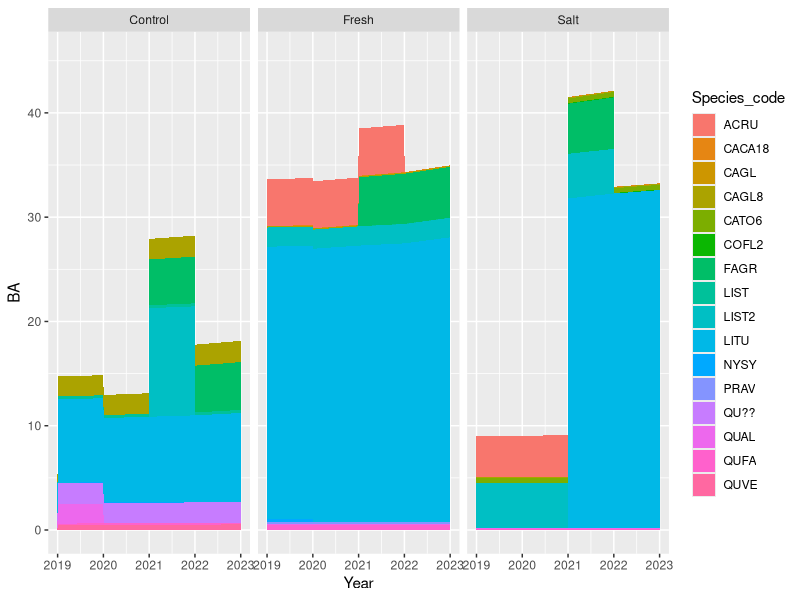
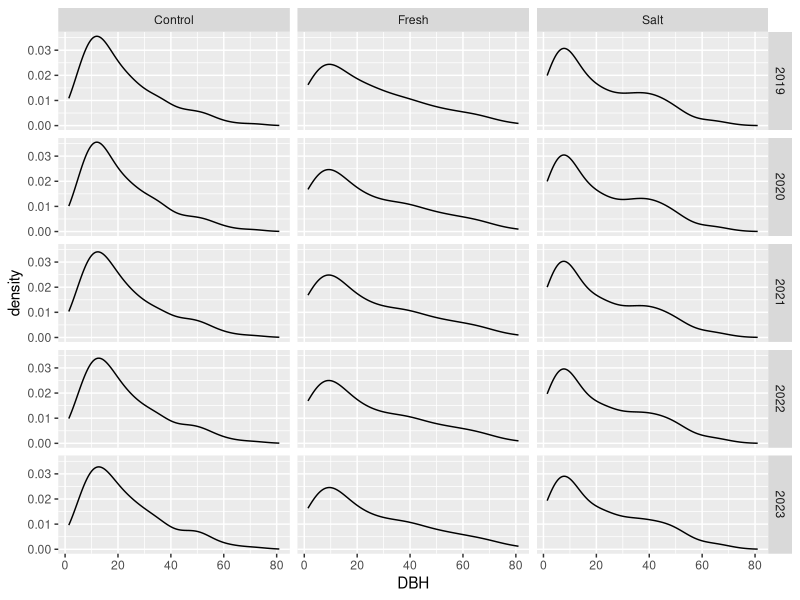

Reproduce these figures in R, in order.
## ---- chunk 1
library(tidyverse)
library(ggplot2)

#knit_print.tibble <- lemon_print

knitr::opts_chunk$set(echo = TRUE, warning = FALSE, message = FALSE, rows.print=20)
## ---- chunk 2
inventory <- read_csv("../Data/tree_inventory/inventory.csv")

#add column to indicate if a specific tree had significant growth fron 2019 to 2020
inventory <- inventory %>%
  mutate(Sig_growth_2020 = abs(DBH_2020-DBH_2019) > 0.5)
inventory

summary(inventory)
## ---- chunk 3
#used method for pivoting longer multiple columns from https://stackoverflow.com/questions/61367186/pivot-longer-into-multiple-columns

#Take all variables that end in a year and turn it into a categorical variable Type
long_inventory <- inventory %>% 
  filter(In_Plot == TRUE) %>%
  pivot_longer(grep(colnames(inventory), pattern=".*_\\d{4}"), names_pattern = "(.*)_(\\d{4})", names_to = c("Type","Year"), values_to = "val",  values_transform = list(val = as.character), names_transform = list(Year = as.integer))

#Unpack Type into seperate variables
long_inventory <- long_inventory %>% 
  pivot_wider(names_from = Type, values_from=val) %>%
  relocate(c(Tag, Year, Date, Status, Sig_growth, DBH))%>%
  mutate(DBH = as.numeric(DBH), Date = as.Date(Date, format = "%m/%d/%y"), 
         Sig_growth = as.logical(Sig_growth),
         BA = pi*(DBH/200)^2/0.2)

long_inventory
summary(long_inventory)
## ---- chunk 4
#create summary table that displays the number of trees of each species in each plot
summary_table <- inventory %>% 
  group_by(Plot, Species_code) %>% 
  summarize(num_trees = n())
summary_table

Tree_Live <- long_inventory %>% 
  filter(Status == "LI") %>% 
  group_by(Plot, Species_code, Year) %>% summarize(live_trees = n()) %>% 
  pivot_wider(names_from = Year, values_from =live_trees, names_prefix = "Live_Trees_")
Tree_Live

Stem_Live <- long_inventory %>% 
  group_by(Plot, Year) %>% 
  summarize(Alive = length(grep("LI", Status)), Dead = length(grep("D.", Status)))
Stem_Live

Stem_Standing <- long_inventory %>% 
  group_by(Year) %>%
  summarize(Standing = length(grep(".S|LI", Status)), Down = length(grep(".C", Status)))
Stem_Standing

Total_BA <- long_inventory %>% 
  group_by(Plot, Year) %>% 
  summarize(BA = sum(BA, na.rm=TRUE)) %>%
  pivot_wider(names_from = Year, values_from = BA, names_prefix = "BA_")
Total_BA

Mortality_Table <- long_inventory %>% arrange(Year) %>% group_by(Tag) %>% filter((lag(Status) == "LI" | is.na(lag(Status))) & grepl("D.", Status))
Mortality_Table
## ---- chunk 5
BA_graph <- long_inventory %>% 
  group_by(Year, Species_code, Plot) %>% 
  summarize(BA = sum(BA)) %>% 
  ggplot(aes(Year, BA, fill = Species_code)) +
  geom_area() +
  facet_wrap(~Plot)
print(BA_graph)

Diam_Distr <- long_inventory %>% ggplot(aes(DBH)) + geom_density() + facet_grid(Year~Plot)
Diam_Distr
## ---- chunk 6
zombie_trees <- long_inventory %>%
  group_by(Tag) %>%
  filter(!all(sapply(which(Status == "LI"), function(x, y) all(x < y), which(Status != "LI"))))
zombie_trees
## ---- chunk 7
down_trees <- long_inventory %>% 
  group_by(Tag) %>%
  filter(!all(sapply(grep(".S|LI", Status), function(x, y) all(x < y), grep(".C", Status))))
down_trees
## ---- chunk 8
wrong_status <- long_inventory %>%
  group_by(Tag) %>%
  filter(!all(sapply(grep(NA, Status), function(x, y) all(x < y), grep(!NA, Status))) | (!grepl("LI|D[SC]", Status) & !is.na(Status))) %>% 
  select(Tag, Year, Status, Notes)
wrong_status
## ---- chunk 9
bad_DBH <- long_inventory %>% filter(DBH < 1)
bad_DBH
